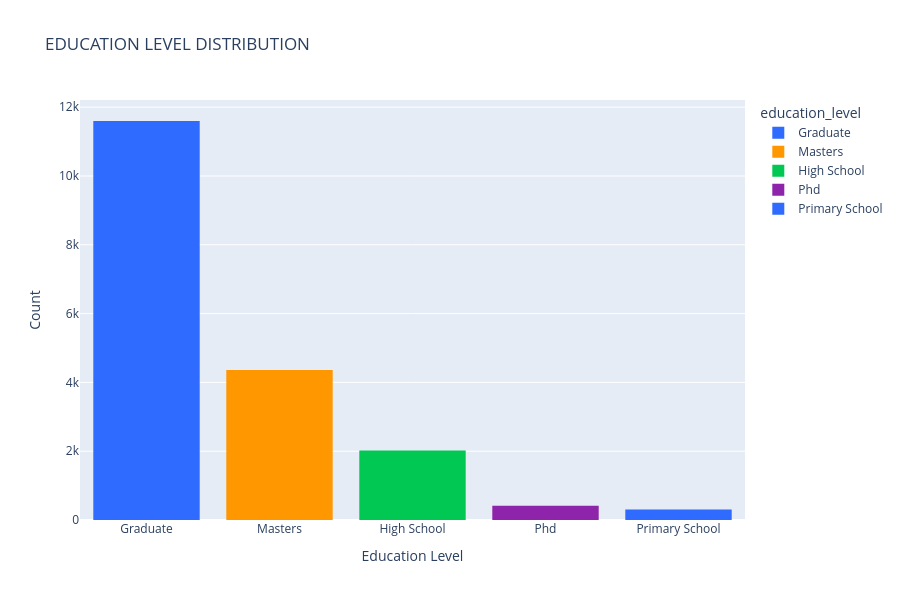

Notebook code cell kept with this figure:
### Markdown cell above
## 2.HISTOGRAM (EDUCATION LEVEL)

### Code cell
import plotly.express as px

fig = px.histogram(df,x='education_level',color='education_level',title="EDUCATION LEVEL DISTRIBUTION",
                   color_discrete_sequence=['#2F6BFF','#FF9800','#00C853','#FF3B3B','#8E24AA'])

fig.update_layout( width=900, height=600, xaxis_title="Education Level",yaxis_title="Count")


fig.show()

### Figure 1 — Plotly figure (JSON) as saved in the notebook; plotly's stock layout.template omitted (floating-point values rounded to 4 significant figures; data arrays with more than 128 entries replaced by an {"elided": "..."} marker saying what was removed)
{"data": [{"bingroup": "x", "hovertemplate": "education_level=%{x}<br>count=%{y}<extra></extra>", "legendgroup": "Graduate", "marker": {"color": "#2F6BFF", "pattern": {"shape": ""}}, "name": "Graduate", "orientation": "v", "showlegend": true, "type": "histogram", "x": {"elided": "11598 str values"}, "xaxis": "x", "yaxis": "y"}, {"bingroup": "x", "hovertemplate": "education_level=%{x}<br>count=%{y}<extra></extra>", "legendgroup": "Masters", "marker": {"color": "#FF9800", "pattern": {"shape": ""}}, "name": "Masters", "orientation": "v", "showlegend": true, "type": "histogram", "x": {"elided": "4361 str values"}, "xaxis": "x", "yaxis": "y"}, {"bingroup": "x", "hovertemplate": "education_level=%{x}<br>count=%{y}<extra></extra>", "legendgroup": "High School", "marker": {"color": "#00C853", "pattern": {"shape": ""}}, "name": "High School", "orientation": "v", "showlegend": true, "type": "histogram", "x": {"elided": "2017 str values"}, "xaxis": "x", "yaxis": "y"}, {"bingroup": "x", "hovertemplate": "education_level=%{x}<br>count=%{y}<extra></extra>", "legendgroup": "Phd", "marker": {"color": "#8E24AA", "pattern": {"shape": ""}}, "name": "Phd", "orientation": "v", "showlegend": true, "type": "histogram", "x": {"elided": "414 str values"}, "xaxis": "x", "yaxis": "y"}, {"bingroup": "x", "hovertemplate": "education_level=%{x}<br>count=%{y}<extra></extra>", "legendgroup": "Primary School", "marker": {"color": "#2F6BFF", "pattern": {"shape": ""}}, "name": "Primary School", "orientation": "v", "showlegend": true, "type": "histogram", "x": {"elided": "308 str values"}, "xaxis": "x", "yaxis": "y"}], "layout": {"barmode": "relative", "height": 600, "legend": {"title": {"text": "education_level"}, "tracegroupgap": 0}, "title": {"text": "EDUCATION LEVEL DISTRIBUTION"}, "width": 900, "xaxis": {"anchor": "y", "categoryarray": ["Graduate", "Masters", "High School", null, "Phd", "Primary School"], "categoryorder": "array", "domain": [0, 1], "title": {"text": "Education Level"}}, "yaxis": {"anchor": "x", "domain": [0, 1], "title": {"text": "Count"}}}}
